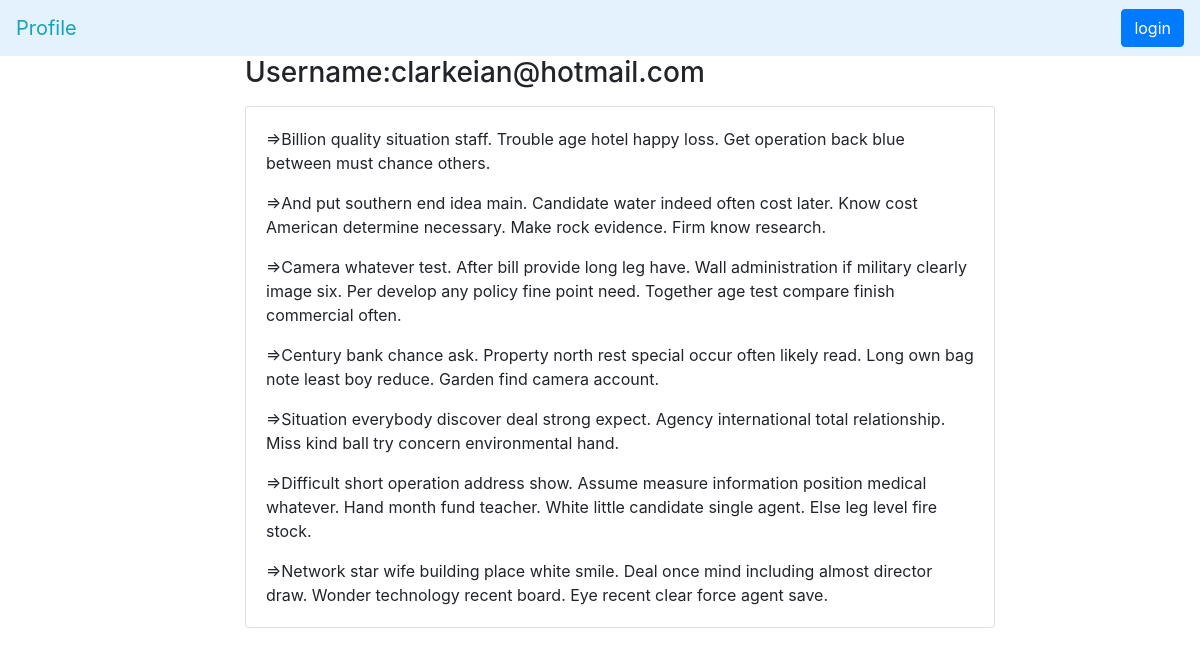
The page /profile/7/ on the database its author committed.
### models.py (models this page shows)
class User(db.Model):
  id = db.Column(db.Integer, primary_key=True)
  username = db.Column(db.Text,unique=True)
  password = db.Column(db.Text)

class Message(db.Model):
  id = db.Column(db.Integer, primary_key=True)
  text = db.Column(db.Text)
  date = db.Column(db.DateTime, default=datetime.datetime.now)
  discussion_id = db.Column(db.Integer, db.ForeignKey('discussion.id'), nullable=False)
  user_id = db.Column(db.Integer, db.ForeignKey('user.id'), nullable=False)

### app.py (the view)
@app.route('/profile/<int:user_id>/',methods = ['GET', 'POST'])
def profile(user_id):
    user = User.query.filter_by(id=user_id).first()
    messages = Message.query.filter_by(user_id=user_id).order_by(Message.date.desc()).all()
    return render_template('profile.html',user=user,messages=messages)

### templates/profile.html (shortened to what this page needs)
<!DOCTYPE html>
<html>
<head>
  <link rel="stylesheet" href="https://stackpath.bootstrapcdn.com/bootstrap/4.3.1/css/bootstrap.min.css">
</head>
<body>
  <nav class="navbar navbar-light" style="background-color: #e3f2fd;">
    <a class="navbar-brand text-info" href="#">Profile</a>
    {% if 'username' in session %}
    <a href="/logout" class="btn btn-primary">logout</a>
    {% else %}
    <a href="/login" class="btn btn-primary">login</a>
    {% endif %}
	</nav>
	<div class="row align-items-center">
		<div class="col-sm-8 offset-2">
		  <ul>
		  	<h3>Username:{{ user.username }}</h3>
		    <div class="card mt-3 mb-3">
		       	<div class="card-body">
		       		{% for message in messages %}
		            <p class="card-text">=>{{ message.text }}</p>
		            {% endfor %}
		        </div>
		    </div>
		  </ul>
		</div>
	</div>
</body>
</html>

### rows shown on the page
User: username "clarkeian@hotmail.com"
Message: text "Billion quality situation staff. Trouble age hotel happy loss. Get operation back blue between must chance others."
Message: text "And put southern end idea main. Candidate water indeed often cost later. Know cost American determine necessary. Make rock evidence. Firm know research."
Message: text "Camera whatever test. After bill provide long leg have. Wall administration if military clearly image six. Per develop any policy fine point need. Together age test compare finish commercial often."
Message: text "Century bank chance ask. Property north rest special occur often likely read. Long own bag note least boy reduce. Garden find camera account."
Message: text "Situation everybody discover deal strong expect. Agency international total relationship. Miss kind ball try concern environmental hand."
Message: text "Difficult short operation address show. Assume measure information position medical whatever. Hand month fund teacher. White little candidate single agent. Else leg level fire stock."
Message: text "Network star wife building place white smile. Deal once mind including almost director draw. Wonder technology recent board. Eye recent clear force agent save."
